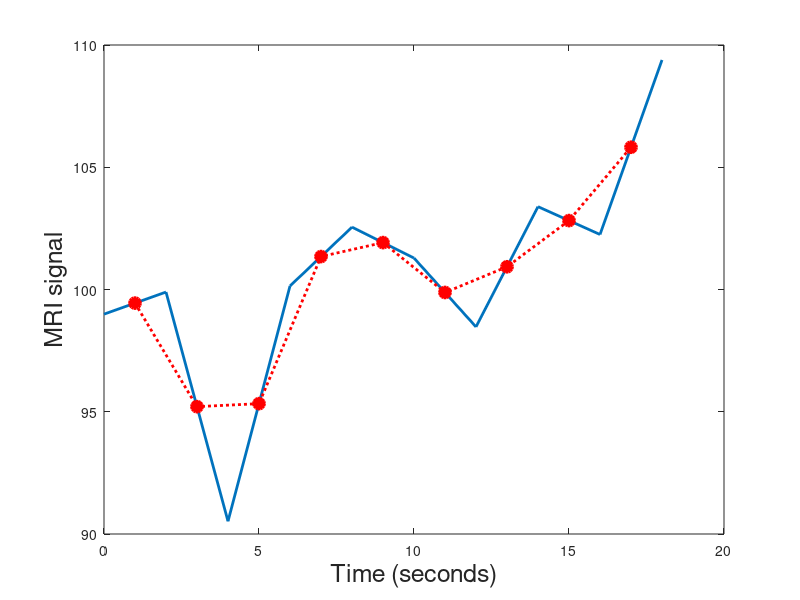

This chart was generated by the following MATLAB code:
clf
t1=randn(1,10)*5+100;
p=plot(0:2:18,t1,'LineWidth',2)
hold on
interp_t1=(t1(2:10)+t1(1:9))/2; 
p2=plot(1:2:18,interp_t1,'ro:','LineWidth',2,'MarkerFaceColor','r','MarkerSize',8)
xlabel('Time (seconds)','FontSize',18)
ylabel('MRI signal','FontSize',18)